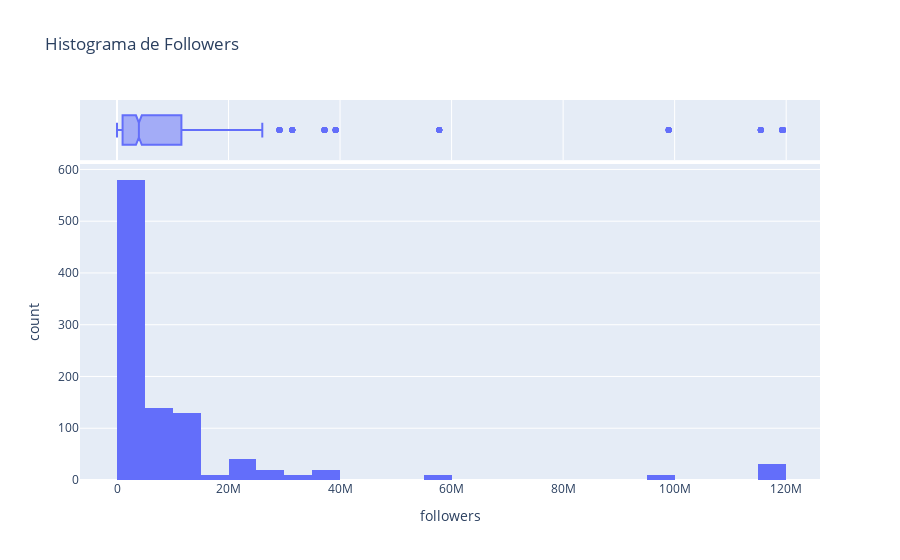

Notebook code for this chart:
### Code cell
import pandas as pd
import plotly.express as px

df = pd.read_csv("SMUSIC.csv")

# Variable a analizar, por ejemplo 'followers'
fig_hist = px.histogram(df, x='followers', nbins=50, title='Histograma de Followers', marginal="box")
fig_hist.show()

### Figure 1 — Plotly figure (JSON) as saved in the notebook; plotly's stock layout.template omitted (floating-point values rounded to 4 significant figures; data arrays with more than 128 entries replaced by an {"elided": "..."} marker saying what was removed)
{"data": [{"bingroup": "x", "hovertemplate": "followers=%{x}<br>count=%{y}<extra></extra>", "legendgroup": "", "marker": {"color": "#636efa", "pattern": {"shape": ""}}, "name": "", "nbinsx": 50, "orientation": "v", "showlegend": false, "type": "histogram", "x": {"elided": "1000 int values"}, "xaxis": "x", "yaxis": "y"}, {"hovertemplate": "followers=%{x}<extra></extra>", "legendgroup": "", "marker": {"color": "#636efa"}, "name": "", "notched": true, "showlegend": false, "type": "box", "x": {"elided": "1000 int values"}, "xaxis": "x2", "yaxis": "y2"}], "layout": {"barmode": "relative", "legend": {"tracegroupgap": 0}, "title": {"text": "Histograma de Followers"}, "xaxis": {"anchor": "y", "domain": [0, 1], "title": {"text": "followers"}}, "xaxis2": {"anchor": "y2", "domain": [0, 1], "matches": "x", "showgrid": true, "showticklabels": false}, "yaxis": {"anchor": "x", "domain": [0, 0.8316], "title": {"text": "count"}}, "yaxis2": {"anchor": "x2", "domain": [0.8416, 1], "matches": "y2", "showgrid": false, "showline": false, "showticklabels": false, "ticks": ""}}}
